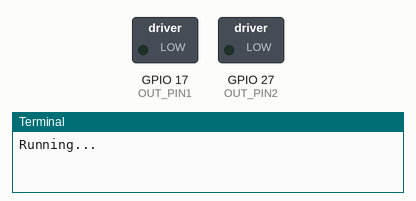
This program was run on a simulated Raspberry Pi (BCM pin numbers). Parts: switched loads named in the program (green lamp = pin HIGH), the last lines printed to the terminal. At 13.0 s the program stops and its outputs stay as they are.

Above: at 0.1 s.
At 5.1 s:
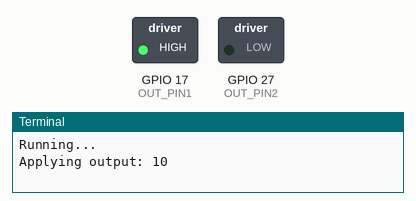
At 7.1 s:
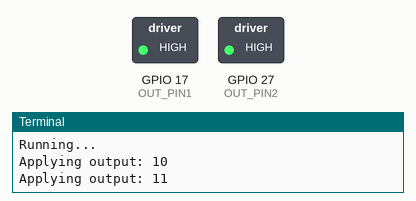
At 9.1 s:
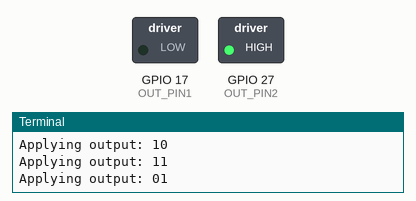
Timing chart, 0 to 12.5 s (numbered marks = the images above):
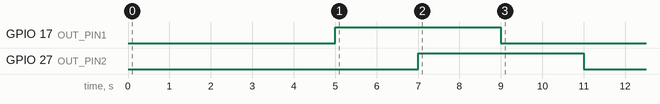

Measured:
- by itself, GPIO 17 (OUT_PIN1): LOW → HIGH at 5.0 s, → LOW 4.0 s later
- by itself, GPIO 27 (OUT_PIN2): LOW → HIGH at 7.0 s, → LOW 4.0 s later

The program:

motor.py
```python
# For circuit diagram, see this doc -
# https://docs.google.com/document/d/1p9nEoiwvlAH3IMAiv1Eso_laps1Fr7dj__bmiGsssz4

import RPi.GPIO as GPIO
import time

OUT_PIN1 = 17
OUT_PIN2 = 27

def code():
  GPIO.setmode(GPIO.BCM)
  GPIO.setup(OUT_PIN1, GPIO.OUT)
  GPIO.setup(OUT_PIN2, GPIO.OUT)
  # Wait for some time before start...
  time.sleep(5)
  for config in ["10", "11", "01", "00"]:
    print("Applying output: " + config)
    pin1 = int(config[0])
    pin2 = int(config[1])
    GPIO.output(OUT_PIN1, pin1)
    GPIO.output(OUT_PIN2, pin2)
    time.sleep(2)

def main():
  print("Running...")
  try:
    code()
  finally:
    print("Cleaning up...")
    GPIO.cleanup()
  print("Done.")

if __name__ == "__main__":
  main()
```
